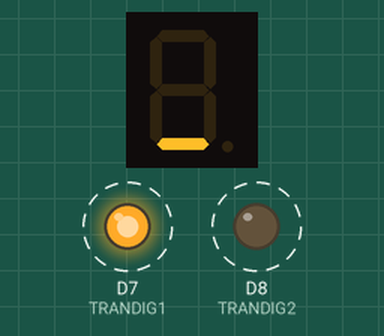
A sketch run on a simulated ESP8266 (NodeMCU). Parts: 1-digit seven-segment display, output pins drawn as LEDs (lit = HIGH). Wiring (inferred from the names in the program): 1-digit 7-segment display, segments lit when LOW: segments D0, D3, D5, D6, D2, D1, D4. Dashed ring = blinking. The segment pins are drawn as the display they are named for; pins used as bus, display or sensor lines are not drawn.

Above: at 0.01 s.
At 3.37 s:
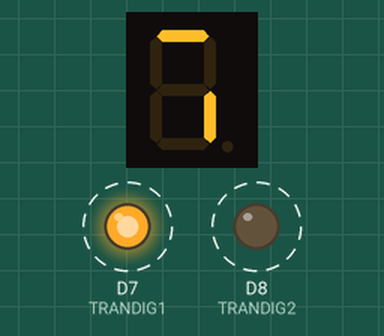
At 6.87 s:
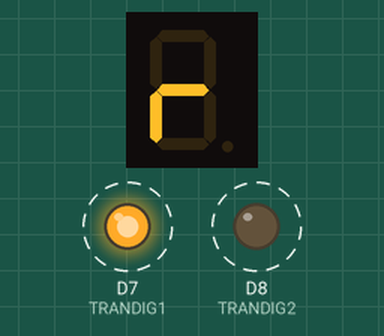
At 13.87 s:
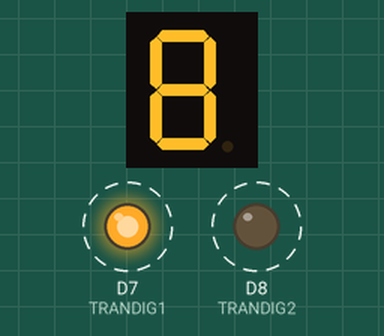
Timing chart, 0 to 40.0 s (numbered marks = the images above):
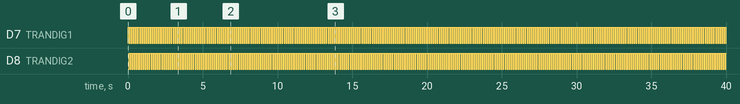

Measured:
- by itself, D7 (TRANDIG1), D8 (TRANDIG2): alternates HIGH for 0.07 s and LOW for 0.07 s
- by itself, everything shown: repeats every 14.0 s, in 200 steps

The sketch:

two-displays-physical.ino
```cpp
#define SEGA D0
#define SEGB D3
#define SEGC D5
#define SEGD D6
#define SEGE D2
#define SEGF D1
#define SEGG D4


#define TRANDIG1 D7
#define TRANDIG2 D8

void setup()
{
    pinMode(SEGA, OUTPUT);
    pinMode(SEGB, OUTPUT);
    pinMode(SEGC, OUTPUT);
    pinMode(SEGD, OUTPUT);
    pinMode(SEGE, OUTPUT);
    pinMode(SEGF, OUTPUT);
    pinMode(SEGG, OUTPUT);
    pinMode(TRANDIG1, OUTPUT);
    pinMode(TRANDIG2, OUTPUT);

    digitalWrite(SEGA, LOW);
    digitalWrite(SEGB, LOW);
    digitalWrite(SEGC, LOW);
    digitalWrite(SEGD, LOW);
    digitalWrite(SEGE, LOW);
    digitalWrite(SEGF, LOW);
    digitalWrite(SEGG, LOW);
    digitalWrite(TRANDIG1, LOW);
    digitalWrite(TRANDIG2, LOW);
}

byte counter = 0;
byte digit1 = 0;
byte digit2 = 0;

void loop()
{
    if (counter > 99)
    {
        counter = 0;
    }

    counter++;

    digit1 = counter / 10;
    digit2 = counter % 10;

    showDigit(digit1);
    digitalWrite(TRANDIG1, HIGH);
    delay(70);
    turnOffDisplay();
    showDigit(digit2);
    digitalWrite(TRANDIG2, HIGH);
    delay(70);
    turnOffDisplay();
}

void turnOffDisplay()
{
    digitalWrite(TRANDIG1, LOW);
    digitalWrite(TRANDIG2, LOW);
}

void showDigit(byte d)
{
    byte VA = LOW;
    byte VB = LOW;
    byte VC = LOW;
    byte VD = LOW;
    byte VE = LOW;
    byte VF = LOW;
    byte VG = LOW;


    if (d == 0)
    {
        VA = HIGH;
        VB = HIGH;
        VC = HIGH;
        VE = HIGH;
        VF = HIGH;
        VG = HIGH;
    }

    if (d == 1)
    {
        VA = HIGH;
        VG = HIGH;
    }

    if (d == 2)
    {
        VB = HIGH;
        VD = HIGH;
        VE = HIGH;
        VF = HIGH;
        VG = HIGH;
    }

    if (d == 3)
    {
        VA = HIGH;
        VB = HIGH;
        VD = HIGH;
        VF = HIGH;
        VG = HIGH;
    }

    if (d == 4)
    {
        VA = HIGH;
        VC = HIGH;
        VD = HIGH;
        VG = HIGH;
    }

    if (d == 5)
    {
        VB = HIGH;
        VC = HIGH;
        VD = HIGH;
        VF = HIGH;
        VA = HIGH;
    }

    if (d == 6)
    {
        VA = HIGH;
        VB = HIGH;
        VC = HIGH;
        VD = HIGH;
        VE = HIGH;
        VF = HIGH;
    }

    if (d == 7)
    {
        VA = HIGH;
        VB = HIGH;
        VG = HIGH;
    }

    if (d == 8)
    {
        VA = HIGH;
        VB = HIGH;
        VC = HIGH;
        VD = HIGH;
        VE = HIGH;
        VF = HIGH;
        VG = HIGH;
    }

    if (d == 9)
    {
        VA = HIGH;
        VB = HIGH;
        VC = HIGH;
        VD = HIGH;
        VF = HIGH;
        VG = HIGH;
    }

    digitalWrite(SEGA, VA);
    digitalWrite(SEGB, VB);
    digitalWrite(SEGC, VC);
    digitalWrite(SEGD, VD);
    digitalWrite(SEGE, VE);
    digitalWrite(SEGF, VF);
    digitalWrite(SEGG, VG);
}
```
